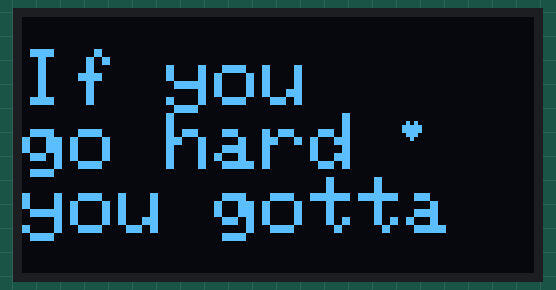
The sketch below on a simulated Arduino Uno, built with avr-gcc and run on an emulated ATmega328P. Parts: 128×64 one-colour display.

Above: at 0.22 s.
At 4.3 s:
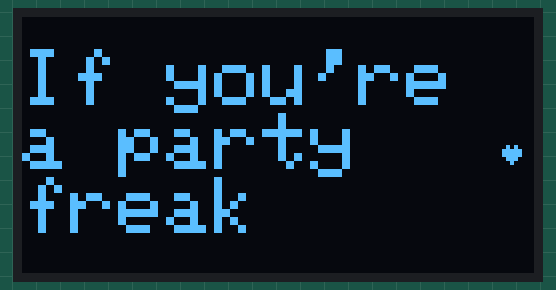
At 8.58 s:
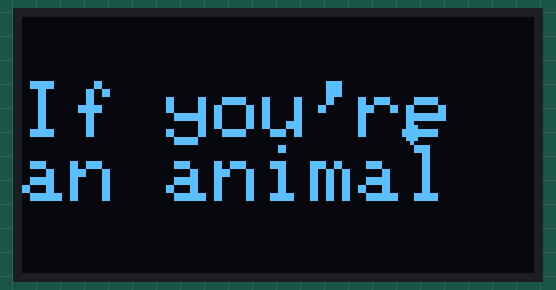
At 19.79 s:
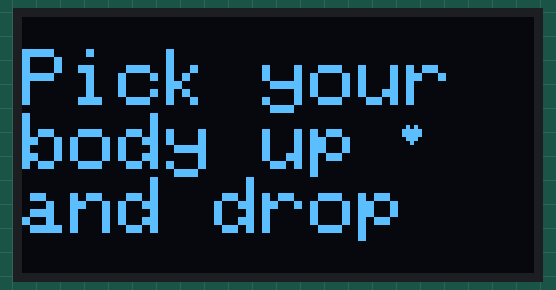
At 28.19 s:
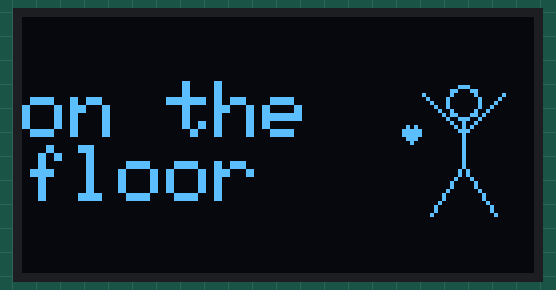
At 39.39 s:
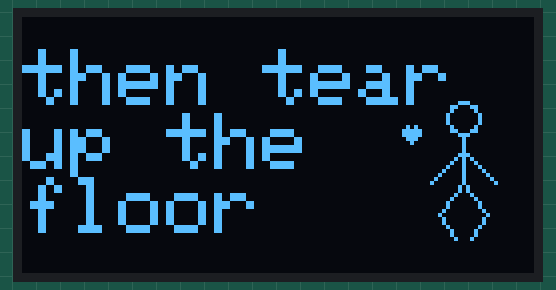

The sketch:

OnTheFloor.ino
```cpp
#include <Wire.h>
#include <Adafruit_GFX.h>
#include <Adafruit_SSD1306.h>

#define SCREEN_WIDTH 128
#define SCREEN_HEIGHT 64
#define OLED_RESET    -1

Adafruit_SSD1306 display(SCREEN_WIDTH, SCREEN_HEIGHT, &Wire, OLED_RESET);

const unsigned char heart_bmp[] PROGMEM = {
  0b01010000,
  0b11111000,
  0b11111000,
  0b01110000,
  0b00100000
};

void setup() {
  if(!display.begin(SSD1306_SWITCHCAPVCC, 0x3C)) {
    for(;;);
  }

  // LARGE FONT
  display.setTextSize(2);
  display.setTextColor(SSD1306_WHITE);
}

void loop() {
  display.clearDisplay();

  unsigned long timeNow = millis();

  // 130 BPM Club pacing: 1.8 second chunks for a 28.8 second perfect loop
  unsigned long songLoop = timeNow % 28800;
  int phase = songLoop / 1800;

  // --- 1. THE LARGE KINETIC LYRICS ---
  if (phase == 0) {
    display.setCursor(0, 8);
    display.println("If you"); display.println("go hard"); display.println("you gotta");
  } else if (phase == 1) {
    display.setCursor(0, 8);
    display.println("get on"); display.println("the"); display.println("floor");
  } else if (phase == 2) {
    display.setCursor(0, 8);
    display.println("If you're"); display.println("a party"); display.println("freak");
  } else if (phase == 3) {
    display.setCursor(0, 8);
    display.println("then step"); display.println("on the"); display.println("floor");
  } else if (phase == 4) {
    display.setCursor(0, 16);
    display.println("If you're"); display.println("an animal");
  } else if (phase == 5) {
    display.setCursor(0, 8);
    display.println("then tear"); display.println("up the"); display.println("floor");
  } else if (phase == 6) {
    display.setCursor(0, 0);
    display.println("Break a"); display.println("sweat on"); display.println("the"); display.println("floor");
  } else if (phase == 7) {
    display.setCursor(0, 0);
    display.println("Yeah we"); display.println("work on"); display.println("the"); display.println("floor");
  } else if (phase == 8) {
    display.setCursor(0, 0);
    display.println("Don't"); display.println("stop"); display.println("keep it"); display.println("moving");
  } else if (phase == 9) {
    display.setCursor(0, 16);
    display.println("put your"); display.println("drinks up");
  } else if (phase == 10) {
    display.setCursor(0, 8);
    display.println("Pick your"); display.println("body up"); display.println("and drop");
  } else if (phase == 11) {
    display.setCursor(0, 8);
    display.println("it on"); display.println("the"); display.println("floor");
  } else if (phase == 12) {
    display.setCursor(0, 8);
    display.println("Let the"); display.println("rhythm"); display.println("change");
  } else if (phase == 13) {
    display.setCursor(0, 0);
    display.println("your"); display.println("world on"); display.println("the"); display.println("floor");
  } else if (phase == 14) {
    display.setCursor(0, 8);
    display.println("You know"); display.println("we run it"); display.println("tonight");
  } else if (phase == 15) {
    display.setCursor(0, 16);
    display.println("on the"); display.println("floor");
  }

  // --- 2. THE CHORUS ONLY STICK FIGURE ---
  // He ONLY drops in when they say the word "FLOOR"
  bool showStickFigure = (phase == 1 || phase == 3 || phase == 5 || phase == 6 || phase == 7 || phase == 11 || phase == 13 || phase == 15);

  if (showStickFigure) {
    // 130 BPM Math: 230ms for a fast, club-style eighth-note bounce!
    int danceBeat = (timeNow / 230) % 2;
    int guyX = 110;
    int guyY = 25 + (danceBeat == 1 ? -4 : 0);

    display.drawCircle(guyX, guyY, 4, SSD1306_WHITE);
    display.drawLine(guyX, guyY + 4, guyX, guyY + 16, SSD1306_WHITE);

    if (danceBeat == 1) {
      display.drawLine(guyX, guyY + 8, guyX - 10, guyY - 2, SSD1306_WHITE);
      display.drawLine(guyX, guyY + 8, guyX + 10, guyY - 2, SSD1306_WHITE);
      display.drawLine(guyX, guyY + 16, guyX - 8, guyY + 28, SSD1306_WHITE);
      display.drawLine(guyX, guyY + 16, guyX + 8, guyY + 28, SSD1306_WHITE);
    } else {
      display.drawLine(guyX, guyY + 8, guyX - 8, guyY + 16, SSD1306_WHITE);
      display.drawLine(guyX, guyY + 8, guyX + 8, guyY + 16, SSD1306_WHITE);
      display.drawLine(guyX, guyY + 16, guyX - 6, guyY + 24, SSD1306_WHITE);
      display.drawLine(guyX - 6, guyY + 24, guyX - 2, guyY + 30, SSD1306_WHITE);
      display.drawLine(guyX, guyY + 16, guyX + 6, guyY + 24, SSD1306_WHITE);
      display.drawLine(guyX + 6, guyY + 24, guyX + 2, guyY + 30, SSD1306_WHITE);
    }
  }

  // --- 3. THE HEARTS ---
  int heart1_Y = 64 - ((timeNow / 40) % 70);
  int heart2_Y = 64 - (((timeNow + 1500) / 40) % 70);

  display.drawBitmap(120, heart1_Y, heart_bmp, 5, 5, SSD1306_WHITE);
  display.drawBitmap(95,  heart2_Y, heart_bmp, 5, 5, SSD1306_WHITE);

  display.display();
}
```
